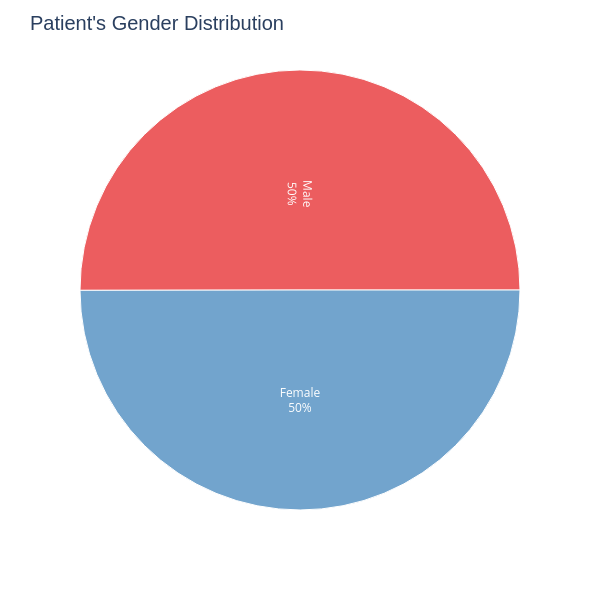

Write notebook code for a chart like this one.
### Markdown cell above
# 📊 Age & Gender Distribution  
### 🔍 Why is this analysis important?  
Understanding the **age distribution** and **gender ratio** helps in:  

✔️ **Identifying the age groups** most affected  
✔️ **Analyzing gender disparities** in hospital admissions  
✔️ **Optimizing resource allocation** for different demographics  

---

### Code cell
import matplotlib.pyplot as plt
import seaborn as sns
import plotly.express as px

plt.figure(figsize=(12, 5))

plt.subplot(1, 2, 1)
sns.histplot(data_df['Age'], bins=9, kde=True, color='#1f77b4', edgecolor='black', linewidth=1.2)
plt.title("Distribution of Age", fontsize=14, fontweight='bold')
plt.xlabel("Age", fontsize=12)
plt.ylabel("Count", fontsize=12)
plt.grid(axis='y', linestyle='--', alpha=0.7)

fig = px.sunburst(
    data_df, 
    path=['Gender'], 
    color_discrete_sequence=px.colors.qualitative.Set1
)
fig.update_traces(textinfo="label+percent parent")
fig.update_layout(
    title={
        'text': "Patient's Gender Distribution",
        'font': {'size': 20, 'family': 'Arial'}
    },
    width=600,
    height=600
)


plt.tight_layout() 
plt.show()
fig.show()

### Figure 1 — Plotly figure (JSON) as saved in the notebook; plotly's stock layout.template omitted (floating-point values rounded to 4 significant figures)
{"data": [{"branchvalues": "total", "domain": {"x": [0, 1], "y": [0, 1]}, "hovertemplate": "labels=%{label}<br>count=%{value}<br>parent=%{parent}<br>id=%{id}<extra></extra>", "ids": ["Male", "Female"], "labels": ["Male", "Female"], "name": "", "parents": ["", ""], "textinfo": "label+percent parent", "type": "sunburst", "values": [27496, 27470]}], "layout": {"height": 600, "legend": {"tracegroupgap": 0}, "margin": {"t": 60}, "sunburstcolorway": ["rgb(228,26,28)", "rgb(55,126,184)", "rgb(77,175,74)", "rgb(152,78,163)", "rgb(255,127,0)", "rgb(255,255,51)", "rgb(166,86,40)", "rgb(247,129,191)", "rgb(153,153,153)"], "title": {"font": {"family": "Arial", "size": 20}, "text": "Patient's Gender Distribution"}, "width": 600}}
